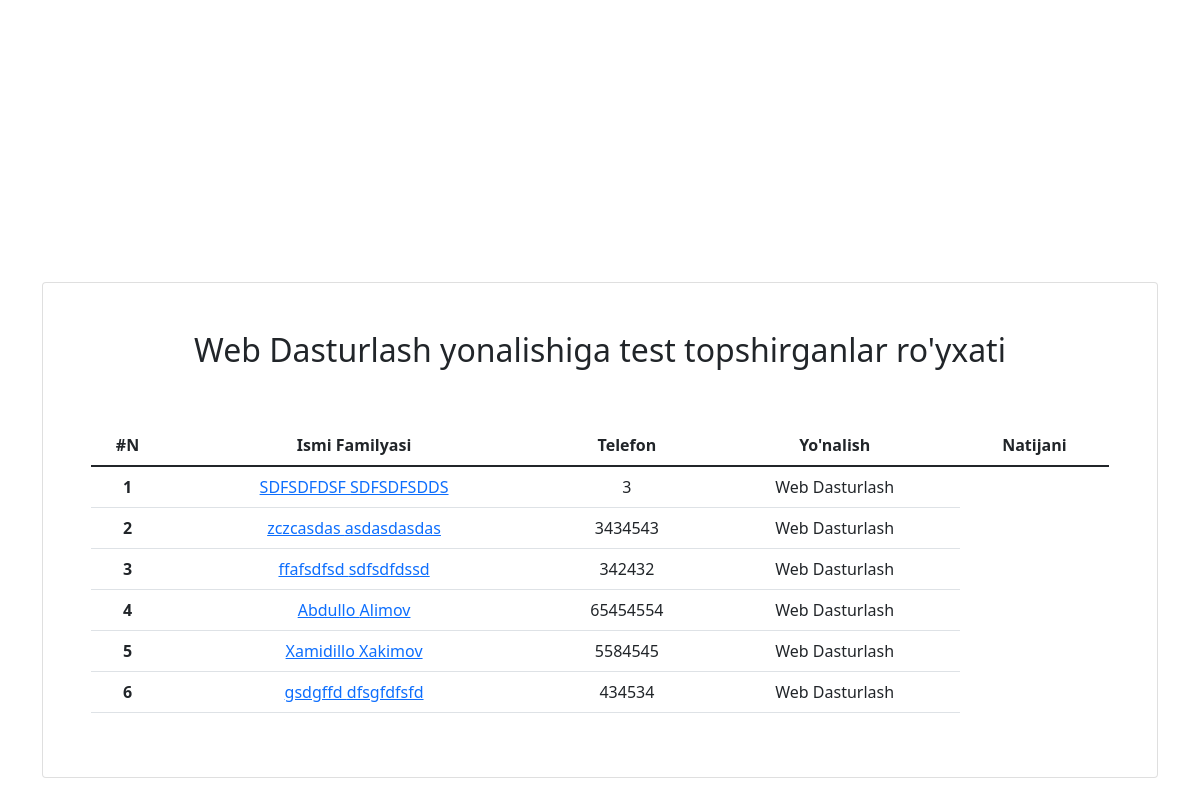
The app's page /web-dasturlash/users/list with its own data.
### main/models.py (models this page shows, shortened)
class Ways(models.Model):
    name = models.CharField("Nomi", max_length=150)
    icon = models.CharField("Icon fontaosem", max_length=50)
    slug = models.SlugField('slug')
    def __str__(self):
        return self.name

class User(models.Model):
    name = models.CharField("Ismi", max_length=150)
    surname = models.CharField("Familiya", max_length=150)
    tel_num = models.PositiveIntegerField("telfon raqami")
    unique_field = models.CharField("Bir martalik parol",max_length=30,blank=True,editable=False)
    ways = models.ForeignKey("main.Ways", related_name="way_users", on_delete=models.CASCADE,null=True)
    TIME = [
        ('ERTALABKI','ertalabki'),
        ('KECHKI','kechki'),
    ]
    times = models.CharField(choices=TIME, max_length=150, blank=True)

### main/views.py (the view)
# urls.py: path("<str:ways_slug>/users/list", users_list, name="users_list"),
def users_list(request,ways_slug):
    ways = Ways.objects.get(slug=ways_slug)
    users = User.objects.filter(ways=ways)
    context = {"users":users,"ways":ways}
    return render(request, 'users_list.html', context)

### template/users_list.html (shortened to what this page needs)
{% extends 'home.html' %}
{% block style %}
<br><br><br>
    <div class="container" style="margin:0px auto;">
        <div class="card mt-5 p-5 text-center">
            <div class="text-center mb-5">
                <h2>{{ ways }} yonalishiga test topshirganlar ro'yxati</h2>
            </div>
            <table class="table">
                <thead>
                  <tr>
                    <th>#N</th>
                    <th>Ismi Familyasi</th>
                    <th>Telefon</th>
                    <th>Yo'nalish</th>
                    <th>Natijani </th>
                  </tr>
                </thead>
                <tbody>
                  {% for u in users %}
                  <tr>
                    <th scope="row">{{ forloop.counter }}</th>
                    <td><a href="{% url 'main:user_results' u.id %}"> {{ u.name }} {{ u.surname }} </a></td>
                    <td>{{ u.tel_num }}</td>
                    <td>{{ u.ways }}</td>
                  </tr>
                  {% endfor %}
                </tbody>
              </table>
        </div>
    </div>
{% endblock style %}

### template/home.html (style rules this page uses)
body { background-image: url('/media/answers_img/background.png'); background-size:cover; background-repeat: no-repeat; }

### template/users_list.html (style rules this page uses)
.card { background: rgb(255, 255, 255,0.5); }
body { background-image: none; }

### records on screen
Ways: name "Web Dasturlash"
User: name "SDFSDFDSF", surname "SDFSDFSDDS", tel_num "3", ways "Web Dasturlash"
User: name "zczcasdas", surname "asdasdasdas", tel_num "3434543", ways "Web Dasturlash"
User: name "ffafsdfsd", surname "sdfsdfdssd", tel_num "342432", ways "Web Dasturlash"
User: name "Abdullo", surname "Alimov", tel_num "65454554", ways "Web Dasturlash"
User: name "Xamidillo", surname "Xakimov", tel_num "5584545", ways "Web Dasturlash"
User: name "gsdgffd", surname "dfsgfdfsfd", tel_num "434534", ways "Web Dasturlash"
